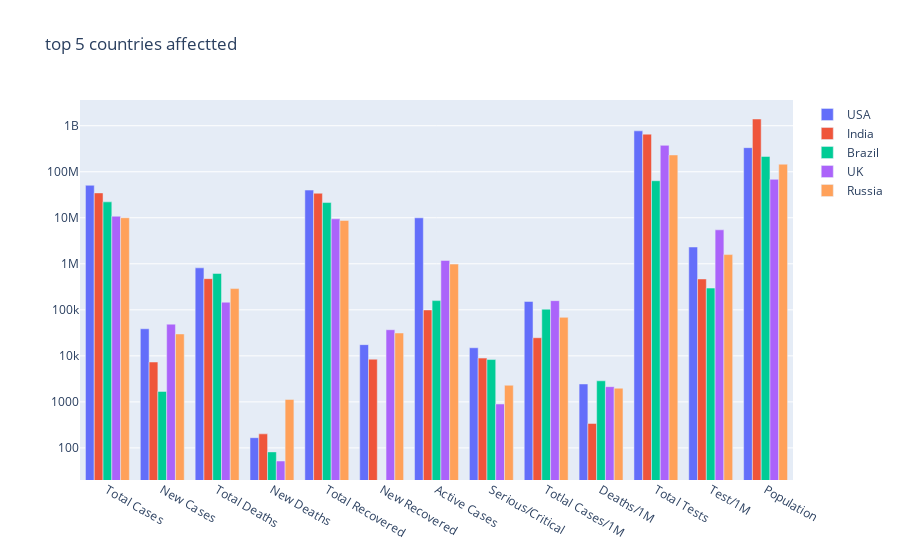

Notebook code for this chart:
### Code cell
country = country_df.columns[1:14]
LOOK_AT=5

fig=go.Figure()
c=0
for i in country_df.index:
    if c < LOOK_AT:
        fig.add_trace(go.Bar(name= country_df['Country'][i],x = country, y=country_df.loc[i][1:14]))
    else:
        break
    c +=1
    
fig.update_layout(title={"text" :f'top {LOOK_AT} countries affectted'}, yaxis_type='log')
fig.show()

### Figure 1 — Plotly figure (JSON) as saved in the notebook; plotly's stock layout.template omitted (floating-point values rounded to 4 significant figures)
{"data": [{"name": "USA", "type": "bar", "x": ["Total Cases", "New Cases", "Total Deaths", "New Deaths", "Total Recovered", "New Recovered", "Active Cases", "Serious/Critical", "Totlal Cases/1M", "Deaths/1M", "Total Tests", "Test/1M", "Population"], "y": [50801455, 38784, 817956, 167, 40003674, 17538, 9979825, 15001, 152188, 2450, 773733664, 2317902, 333807743]}, {"name": "India", "type": "bar", "x": ["Total Cases", "New Cases", "Total Deaths", "New Deaths", "Total Recovered", "New Recovered", "Active Cases", "Serious/Critical", "Totlal Cases/1M", "Deaths/1M", "Total Tests", "Test/1M", "Population"], "y": [34697860, 7350, 475636, 202, 34122795, 8464, 99429, 8944, 24791, 340, 655816759, 468572, 1399605867]}, {"name": "Brazil", "type": "bar", "x": ["Total Cases", "New Cases", "Total Deaths", "New Deaths", "Total Recovered", "New Recovered", "Active Cases", "Serious/Critical", "Totlal Cases/1M", "Deaths/1M", "Total Tests", "Test/1M", "Population"], "y": [22189867, 1688, 616941, 82, 21414318, -1, 158608, 8318, 103332, 2873, 63776166, 296989, 214742837]}, {"name": "UK", "type": "bar", "x": ["Total Cases", "New Cases", "Total Deaths", "New Deaths", "Total Recovered", "New Recovered", "Active Cases", "Serious/Critical", "Totlal Cases/1M", "Deaths/1M", "Total Tests", "Test/1M", "Population"], "y": [10819515, 48854, 146439, 52, 9490407, 36978, 1182669, 900, 158177, 2141, 374468898, 5474580, 68401397]}, {"name": "Russia", "type": "bar", "x": ["Total Cases", "New Cases", "Total Deaths", "New Deaths", "Total Recovered", "New Recovered", "Active Cases", "Serious/Critical", "Totlal Cases/1M", "Deaths/1M", "Total Tests", "Test/1M", "Population"], "y": [10016896, 29929, 289483, 1132, 8741355, 31391, 986058, 2300, 68597, 1982, 231600000, 1586031, 146024926]}], "layout": {"title": {"text": "top 5 countries affectted"}, "yaxis": {"type": "log"}}}
